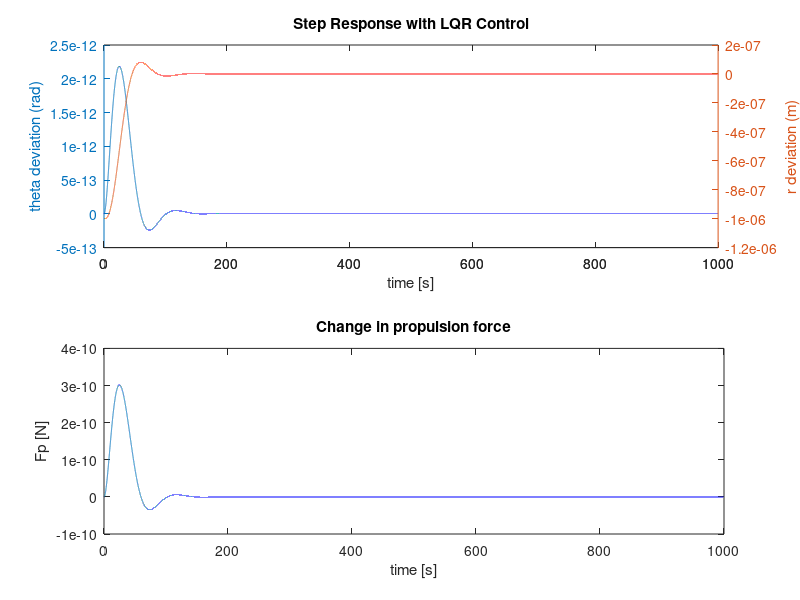

MATLAB code to generate this figure:
%% 2DOF state space: 2D translation

%%

% Cd = 2
H = 409000;
R = 6.3781*10^6 + H;
M = 5.972*10^(24);
G = 6.67408*10^(-11);
w_orb = sqrt(M*G/(R^3));
T = 2*pi/w_orb;
%% Cube Sat's parameters
m_sat = 4;
Amin = 0.01;
rho = 2.19*10^(-12);
Fp0 = rho*Amin*(R*w_orb)^2;
%% Cube Sat's analysis

% states
% x = [ theta(t) ; theta_dot(t) ; r(t) ; r_dot(t) ]

A = [0, 1, 0, 0;...
    0, -2*rho*Amin*w_orb*R/m_sat, -rho*Amin*(w_orb^2)/m_sat - Fp0/(m_sat*R^2), -2*w_orb/R;...
    0, 0, 0, 1;...
    0, 2*w_orb*R, (w_orb^2)+2*M*G/(R^3), -rho*Amin*w_orb*R/m_sat];

% input
% u(t) = [ Fp_c(t) ] 

B = [0;1/(R*m_sat);0;0];

% outputs
% y(t) = [theta(t) ; r(t)]
C = [1,0,0,0;0,0,1,0];

D = [0;0];

% labels (these are not required)
states = {'theta_sat','thetadot_sat','r_sat','rdot_sat'};
inputs = {'Fp'};
outputs = {'theta_sat','r_sat'};

% linear system
sys_mod = ss(A,B,C,D,'statename',states,...
    'inputname',inputs,...
    'outputname',outputs);

% if is's equal to n (as in n-inputs) all our states are observable
state_obsv = rank(obsv(sys_mod));
if state_obsv ~= length(A(:,1))
    disp('Not all states are observable')
end

% if it's equal to n (as in n-inputs) all our states are controllable
state_ctrl = rank(ctrb(sys_mod));
if state_ctrl ~= length(A(:,1))
    disp('Not all stetes are controllable')
    
    Cout = [C*B C*A*B C*(A^2)*B C*(A^3)*B D];
    out_ctrl = rank(Cout);
    
    % if it's equal to m (as in m-outputs) all our outputs are controllable
    if out_ctrl == length(C(:,1))
        disp('Outputs are controllable')
    end
end

% poles, frquency, ...
damp(sys_mod)

%% Control design

% state weights
%Q = C_sat'*C_sat;
Q = [1,0,0,0;...
    0,1,0,0;...
    0,0,1,0;...
    0,0,0,1];

% input weights
Ra = [1];

% K matrix is calculated with LQR
[K,S,e] = lqr(A,B,Q,Ra);


%rk = -1/(C*((A-B*K)^-1)*B);

% closed-loop linear system
sys = ss(A-B*K, B, C, D);

%% Control evaluation

t = 0:0.01:1000;
%fp = 0.01*ones(size(t));
%lsim(sys, u, t, x0);

% initial conditions
x0 = [0;0;-1*10^(-6);0];

% system response
[y,t,x]=initial(sys,x0,t);

fig = figure();
h = subplot(2, 1, 1);
% output plot
[AX,H1,H2] = plotyy(t,y(:,1),t,y(:,2),'plot');
set(get(AX(1),'Ylabel'),'String','theta deviation (rad)')
set(get(AX(2),'Ylabel'),'String','r deviation (m)')
title('Step Response with LQR Control')
xlabel('time [s]')


u = zeros(length(x),1);
for i=2:length(x)
    dt = t(i)-t(i-1);
    dx2 = x(i,2) - x(i-1,2);
    tmp1 = R*rho*w_orb*Amin*(2*R*x(i,2)+w_orb*x(i,3));
    u(i)= tmp1 + Fp0*x(i,3)/R + 2*w_orb*x(i,4)*m_sat;
end

h = subplot(2, 1, 2);
plot(t,u)
xlabel('time [s]')
ylabel('Fp [N]')
title('Change in propulsion force')